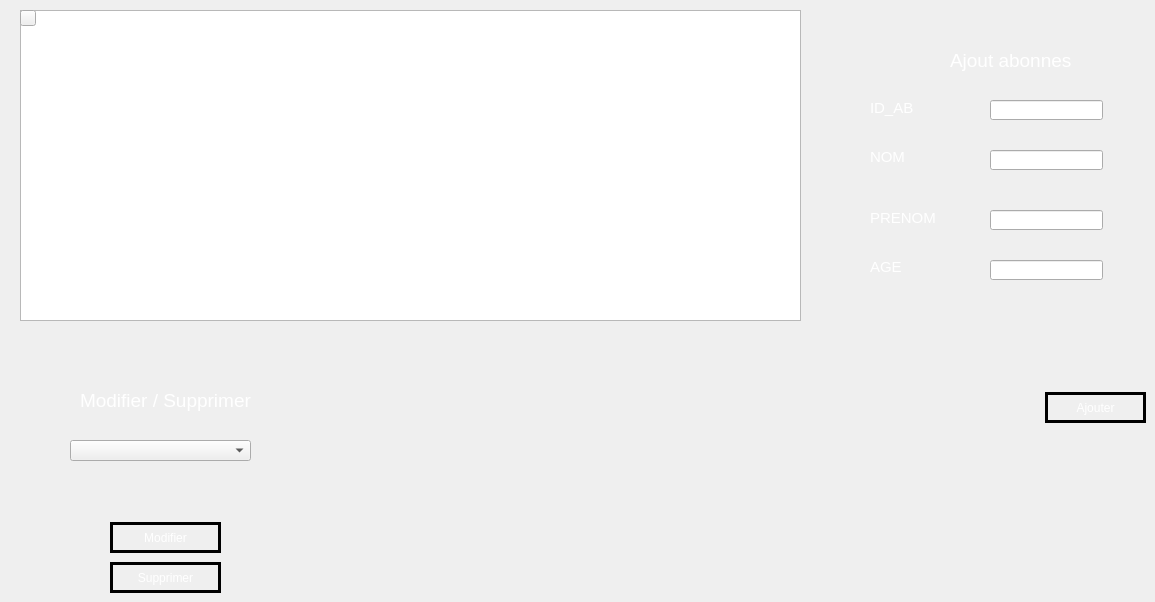
     <widget class="QWidget" name="tab_6">
      <attribute name="title">
       <string>abonnes</string>
      </attribute>
      <widget class="QLineEdit" name="ID_AB">
       <property name="geometry">
        <rect>
         <x>990</x>
         <y>100</y>
         <width>113</width>
         <height>20</height>
        </rect>
       </property>
       <property name="styleSheet">
        <string notr="true">border-image: url(:/images/WHITE.png);</string>
       </property>
      </widget>
      <widget class="QLineEdit" name="AGE">
       <property name="geometry">
        <rect>
         <x>990</x>
         <y>260</y>
         <width>113</width>
         <height>20</height>
        </rect>
       </property>
       <property name="styleSheet">
        <string notr="true">border-image: url(:/images/WHITE.png);</string>
       </property>
      </widget>
      <widget class="QLineEdit" name="PRENOM">
       <property name="geometry">
        <rect>
         <x>990</x>
         <y>210</y>
         <width>113</width>
         <height>20</height>
        </rect>
       </property>
       <property name="styleSheet">
        <string notr="true">border-image: url(:/images/WHITE.png);</string>
       </property>
      </widget>
      <widget class="QLineEdit" name="NOM">
       <property name="geometry">
        <rect>
         <x>990</x>
         <y>150</y>
         <width>113</width>
         <height>20</height>
        </rect>
       </property>
       <property name="styleSheet">
        <string notr="true">border-image: url(:/images/WHITE.png);</string>
       </property>
      </widget>
      <widget class="QLabel" name="label_39">
       <property name="geometry">
        <rect>
         <x>870</x>
         <y>100</y>
         <width>61</width>
         <height>16</height>
        </rect>
       </property>
       <property name="font">
        <font>
         <pointsize>11</pointsize>
        </font>
       </property>
       <property name="styleSheet">
        <string notr="true">color:rgb(255, 255, 255)</string>
       </property>
       <property name="text">
        <string>ID_AB</string>
       </property>
      </widget>
      <widget class="QLabel" name="label_40">
       <property name="geometry">
        <rect>
         <x>870</x>
         <y>150</y>
         <width>47</width>
         <height>14</height>
        </rect>
       </property>
       <property name="font">
        <font>
         <pointsize>11</pointsize>
        </font>
       </property>
       <property name="styleSheet">
        <string notr="true">color:rgb(255, 255, 255)</string>
       </property>
       <property name="text">
        <string>NOM</string>
       </property>
      </widget>
      <widget class="QLabel" name="label_41">
       <property name="geometry">
        <rect>
         <x>870</x>
         <y>210</y>
         <width>71</width>
         <height>16</height>
        </rect>
       </property>
       <property name="font">
        <font>
         <pointsize>11</pointsize>
        </font>
       </property>
       <property name="styleSheet">
        <string notr="true">color:rgb(255, 255, 255)</string>
       </property>
       <property name="text">
        <string>PRENOM</string>
       </property>
      </widget>
      <widget class="QLabel" name="label_42">
       <property name="geometry">
        <rect>
         <x>870</x>
         <y>260</y>
         <width>47</width>
         <height>14</height>
        </rect>
       </property>
       <property name="font">
        <font>
         <pointsize>11</pointsize>
         <weight>50</weight>
         <bold>false</bold>
        </font>
       </property>
       <property name="styleSheet">
        <string notr="true">color:rgb(255, 255, 255)</string>
       </property>
       <property name="text">
        <string>AGE</string>
       </property>
      </widget>
      <widget class="QPushButton" name="Ajouter">
       <property name="geometry">
        <rect>
         <x>1045</x>
         <y>392</y>
         <width>101</width>
         <height>31</height>
        </rect>
       </property>
       <property name="styleSheet">
        <string notr="true"> QPushButton {
color: #ffffff;
border: 3px solid #000000;
font: 10pt &quot;Segoe UI Black&quot;;
border-radius: 26px;
padding: 5px;
background: qradialgradient(cx: 0.3, cy: -0.4,
fx: 0.3, fy: -0.4,
radius: 1.65, stop: 0 #1E73E8, stop: 1 #1E73E8);
min-width: 80px;
}

QPushButton:hover {
background: qradialgradient(cx: 0.3, cy: -0.4,
fx: 0.3, fy: -0.4,
radius: 1.65, stop: 0 #5E9DF5, stop: 1 #5E9DF5);
}

 QPushButton:pressed {
background: qradialgradient(cx: 0.4, cy: -0.1,
fx: 0.4, fy: -0.1,
radius: 1.65, stop: 0 #0936F5, stop: 1 #0936F5);
}</string>
       </property>
       <property name="text">
        <string>Ajouter</string>
       </property>
      </widget>
      <widget class="QPushButton" name="Modifier">
       <property name="geometry">
        <rect>
         <x>110</x>
         <y>522</y>
         <width>111</width>
         <height>31</height>
        </rect>
       </property>
       <property name="styleSheet">
        <string notr="true"> QPushButton {
color: #ffffff;
border: 3px solid #000000;
font: 10pt &quot;Segoe UI Black&quot;;
border-radius: 26px;
padding: 5px;
background: qradialgradient(cx: 0.3, cy: -0.4,
fx: 0.3, fy: -0.4,
radius: 1.65, stop: 0 #1E73E8, stop: 1 #1E73E8);
min-width: 80px;
}

QPushButton:hover {
background: qradialgradient(cx: 0.3, cy: -0.4,
fx: 0.3, fy: -0.4,
radius: 1.65, stop: 0 #5E9DF5, stop: 1 #5E9DF5);
}

 QPushButton:pressed {
background: qradialgradient(cx: 0.4, cy: -0.1,
fx: 0.4, fy: -0.1,
radius: 1.65, stop: 0 #0936F5, stop: 1 #0936F5);
}</string>
       </property>
       <property name="text">
        <string>Modifier</string>
       </property>
      </widget>
      <widget class="QPushButton" name="Supprimer">
       <property name="geometry">
        <rect>
         <x>110</x>
         <y>562</y>
         <width>111</width>
         <height>31</height>
        </rect>
       </property>
       <property name="styleSheet">
        <string notr="true"> QPushButton {
color: #ffffff;
border: 3px solid #000000;
font: 10pt &quot;Segoe UI Black&quot;;
border-radius: 26px;
padding: 5px;
background: qradialgradient(cx: 0.3, cy: -0.4,
fx: 0.3, fy: -0.4,
radius: 1.65, stop: 0 #1E73E8, stop: 1 #1E73E8);
min-width: 80px;
}

QPushButton:hover {
background: qradialgradient(cx: 0.3, cy: -0.4,
fx: 0.3, fy: -0.4,
radius: 1.65, stop: 0 #5E9DF5, stop: 1 #5E9DF5);
}

 QPushButton:pressed {
background: qradialgradient(cx: 0.4, cy: -0.1,
fx: 0.4, fy: -0.1,
radius: 1.65, stop: 0 #0936F5, stop: 1 #0936F5);
}</string>
       </property>
       <property name="text">
        <string>Supprimer</string>
       </property>
      </widget>
      <widget class="QLabel" name="label_43">
       <property name="geometry">
        <rect>
         <x>950</x>
         <y>50</y>
         <width>121</width>
         <height>21</height>
        </rect>
       </property>
       <property name="font">
        <font>
         <pointsize>14</pointsize>
        </font>
       </property>
       <property name="styleSheet">
        <string notr="true">color:white</string>
       </property>
       <property name="text">
        <string>Ajout abonnes</string>
       </property>
      </widget>
      <widget class="QComboBox" name="comboBoxab">
       <property name="geometry">
        <rect>
         <x>70</x>
         <y>440</y>
         <width>181</width>
         <height>21</height>
        </rect>
       </property>
       <property name="styleSheet">
        <string notr="true">border-image: url(:/images/WHITE.png);</string>
       </property>
      </widget>
      <widget class="QLabel" name="label_44">
       <property name="geometry">
        <rect>
         <x>80</x>
         <y>390</y>
         <width>171</width>
         <height>21</height>
        </rect>
       </property>
       <property name="font">
        <font>
         <pointsize>14</pointsize>
        </font>
       </property>
       <property name="styleSheet">
        <string notr="true">color:white</string>
       </property>
       <property name="text">
        <string>Modifier / Supprimer</string>
       </property>
      </widget>
      <widget class="QTableView" name="tableab">
       <property name="geometry">
        <rect>
         <x>20</x>
         <y>10</y>
         <width>781</width>
         <height>311</height>
        </rect>
       </property>
       <property name="styleSheet">
        <string notr="true">border-image: url(:/images/WHITE.png);</string>
       </property>
      </widget>
      <widget class="QPushButton" name="pushButton_33">
       <property name="geometry">
        <rect>
         <x>20</x>
         <y>10</y>
         <width>16</width>
         <height>16</height>
        </rect>
       </property>
       <property name="styleSheet">
        <string notr="true">

border-image: url(:/images/reffffffffffff.png);</string>
       </property>
       <property name="text">
        <string/>
       </property>
      </widget>
     </widget>
